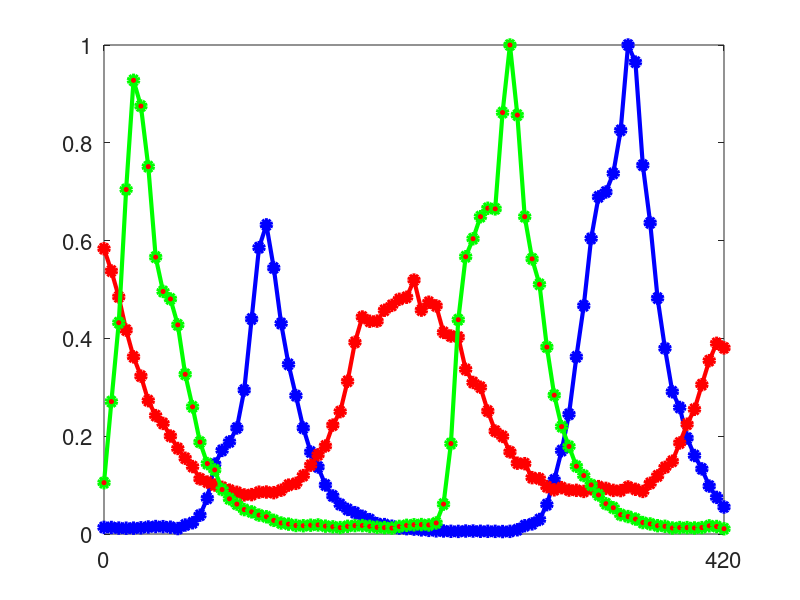
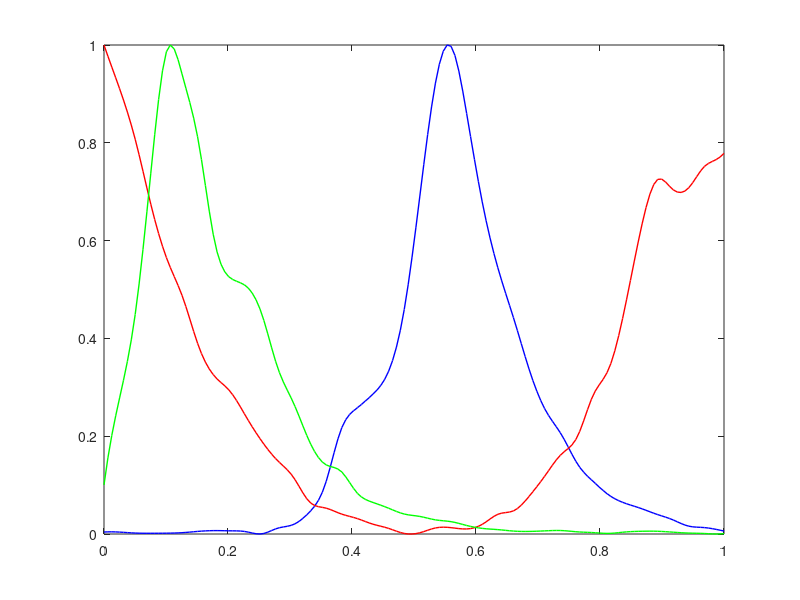

Write the MATLAB code that produced these figures, in order.
clc;
clear;
close all;

%% load raw data
load('raw_data_repressilator')

%% parameter
window_size_ori = 40;
window_move_ori = 4;
thres_noise = 0;
num_component = 3;
time_interval = 1/4;

%% plot raw data
figure(1)
plot(t, y(:,1), 'bo-','Linewidth',3,'markersize',7,'markerfacecolor','b')
hold on
plot(t, y(:,2), 'ro-','Linewidth',3,'markersize',7,'markerfacecolor','r')
hold on
plot(t, y(:,3), 'go-','Linewidth',3,'markersize',7,'markerfacecolor','r')

xlim([0,420])
xticks([0,420])
set(gca,'fontsize',16)

%% interpolate data
t_fit = linspace(0,t(end),length(t)/time_interval+1).';
y_fit = zeros(length(t_fit),num_component);
for i = 1:num_component
    y_fit(:,i) = interp1(t, y(:,i),t_fit,'spline');
end

%% cut and interpolate the data
y_total = {};
window_size = window_size_ori / time_interval;
window_move = window_move_ori / time_interval;

start = 1;
length_timeseries = length(y_fit(:,1));
while(1)
    if start + window_size-1 > length_timeseries
        break
    end
    
    % cut
    y_tmp = y_fit(start:start + window_size - 1,:);
    t = t_fit(1:window_size) / t_fit(window_size);
   
    % normalize
    for i = 1:num_component
        y_tmp(:,i) = y_tmp(:,i) - min(y_tmp(:,i));
        y_tmp(:,i) = y_tmp(:,i) / max(y_tmp(:,i));
    end
    y_total{end+1} = y_tmp; 
    start = start + window_move;
end
num_data = length(y_total);

%% plot interpolated data
idx = 1;
y_tmp = cell2mat(y_total(idx));

figure(2)
plot(t, y_tmp(:,1), 'b','Linewidth',1)
hold on
plot(t, y_tmp(:,2), 'r','Linewidth',1)
hold on
plot(t, y_tmp(:,3), 'g','Linewidth',1)
%% Save data

save('data_final_repressilator','t','y_total','time_interval','num_data','num_component')